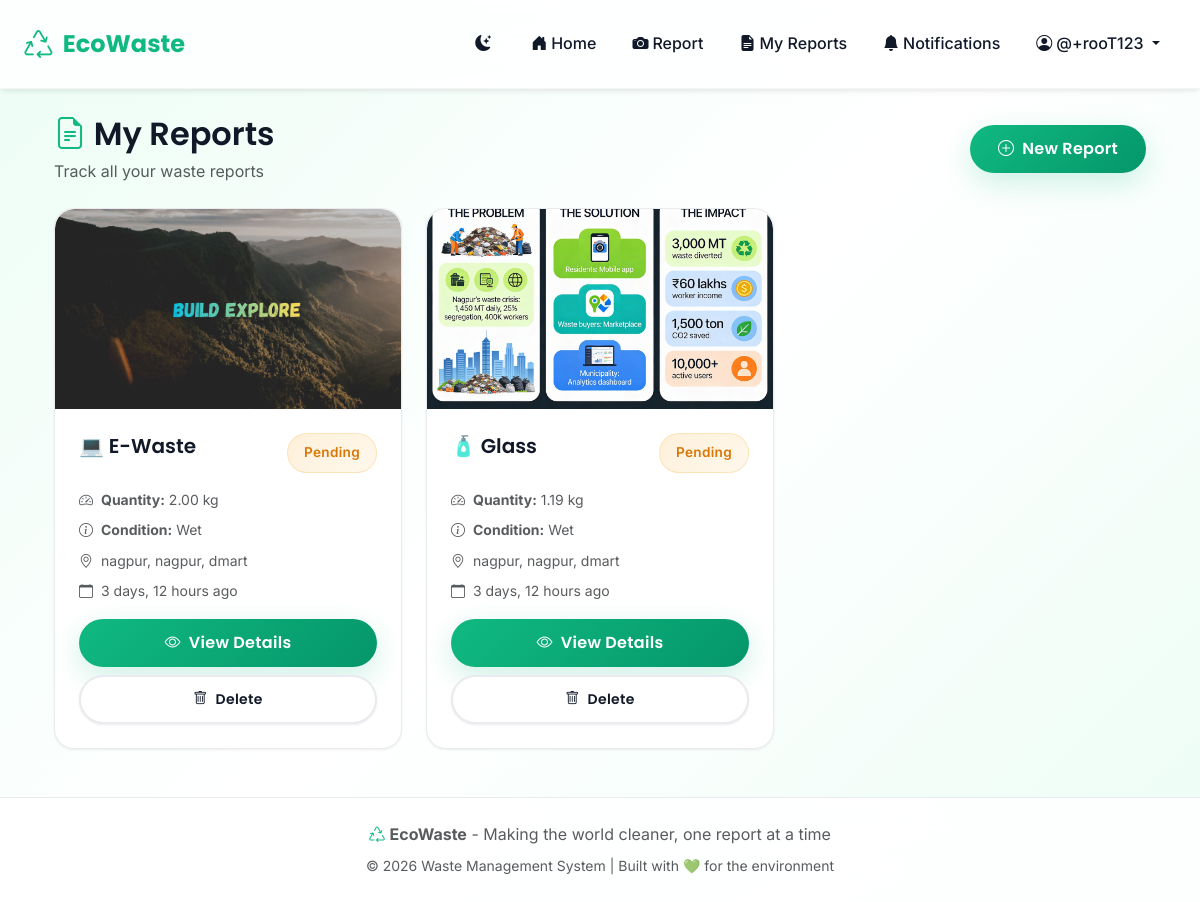
Page /waste-reports/ (signed in) on the committed database.
### mainapp/models.py (models this page shows, shortened)
class WasteReport(models.Model):
    WASTE_TYPE_CHOICES = [
        ('plastic', '♻️ Plastic'),
        ('paper', '📦 Paper'),
        ('organic', '🍌 Organic / Wet Waste'),
        ('metal', '🔩 Metal'),
        ('glass', '🧴 Glass'),
        ('e_waste', '💻 E-Waste'),
        ('medical', '🏥 Medical Waste'),
        ('construction', '🧱 Construction Waste'),
        ('other', '❓ Other'),
    ]
    QUANTITY_TYPE_CHOICES = [
        ('small', 'Small (1–2 kg)'),
        ('medium', 'Medium (3–10 kg)'),
        ('large', 'Large (10+ kg)'),
    ]
    CONDITION_CHOICES = [
        ('dry', 'Dry'),
        ('wet', 'Wet'),
        ('mixed', 'Mixed'),
        ('hazardous', 'Hazardous'),
    ]
    STATUS_CHOICES = [
        ('pending', 'Pending'),
        ('confirmed', 'Confirmed'),
        ('in_progress', 'In Progress'),
        ('completed', 'Completed'),
        ('cancelled', 'Cancelled'),
    ]
    user = models.ForeignKey(User, on_delete=models.CASCADE, related_name='waste_reports')
    name = models.CharField(max_length=200, blank=True)
    mobile_number = models.CharField(max_length=15, blank=True)
    email = models.EmailField(blank=True)
    waste_type = models.CharField(max_length=20, choices=WASTE_TYPE_CHOICES)
    waste_type_other = models.CharField(max_length=100, blank=True, help_text="Specify if 'Other' is selected")
    quantity_type = models.CharField(max_length=10, choices=QUANTITY_TYPE_CHOICES)
    exact_quantity = models.DecimalField(max_digits=8, decimal_places=2, null=True, blank=True, help_text="Exact quantity in kg")
    waste_condition = models.CharField(max_length=20, choices=CONDITION_CHOICES, blank=True)
    image = models.ImageField(upload_to='waste_reports/', help_text="Upload waste photo")
    location_auto = models.BooleanField(default=False)
    latitude = models.DecimalField(max_digits=8, decimal_places=5, null=True, blank=True)
    longitude = models.DecimalField(max_digits=8, decimal_places=5, null=True, blank=True)
    area = models.CharField(max_length=200, blank=True)
    city = models.CharField(max_length=100, blank=True)
    state = models.CharField(max_length=100, blank=True)
    landmark = models.CharField(max_length=200, blank=True)
    full_address = models.TextField(blank=True, help_text="Complete pickup address with house/flat number, street, etc.")
    additional_notes = models.TextField(blank=True)
    status = models.CharField(max_length=20, choices=STATUS_CHOICES, default='pending')
    created_at = models.DateTimeField(auto_now_add=True)
    updated_at = models.DateTimeField(auto_now=True)
    class Meta:
        ordering = ['-created_at']
    @property
    def location_display(self):
        if self.location_auto and self.latitude and self.longitude:
            return f"{self.latitude}, {self.longitude}"
        else:
            parts = [self.area, self.city, self.landmark]
            return ", ".join([p for p in parts if p])
    @property
    def quantity_display(self):
        if self.exact_quantity:
            return f"{self.exact_quantity} kg"
        return self.get_quantity_type_display()

### mainapp/views.py (the view)
# urls.py: path('waste-reports/', views.waste_report_list, name='waste_report_list'),
@login_required
def waste_report_list(request):
    reports = WasteReport.objects.filter(user=request.user)
    return render(request, 'mainapp/waste_report_list.html', {'reports': reports})

### mainapp/templates/mainapp/waste_report_list.html (shortened to what this page needs)
{% extends 'mainapp/base.html' %}
{% block content %}
<div class="container">
    <div class="d-flex justify-content-between align-items-center mb-4 fade-in">
        <div>
            <h2 class="mb-1">
                <i class="bi bi-file-earmark-text text-success"></i> My Reports
            </h2>
            <p class="text-muted mb-0">Track all your waste reports</p>
        </div>
        <a href="{% url 'waste_report_create' %}" class="btn btn-modern btn-modern-primary">
            <i class="bi bi-plus-circle me-2"></i>New Report
        </a>
    </div>
    {% if reports %}
    <div class="row g-4">
        {% for report in reports %}
        <div class="col-md-6 col-lg-4 fade-in delay-{{ forloop.counter|divisibleby:3|yesno:'1,2,3' }}">
            <div class="modern-card hover-lift h-100">
                {% if report.image %}
                <div style="height: 200px; overflow: hidden; border-radius: var(--radius-xl) var(--radius-xl) 0 0;">
                    <img src="{{ report.image.url }}" alt="{{ report.get_waste_type_display }}"
                         style="width: 100%; height: 100%; object-fit: cover;">
                </div>
                {% endif %}
                <div class="p-4">
                    <div class="d-flex justify-content-between align-items-start mb-3">
                        <h5 class="mb-0 fw-semibold">{{ report.get_waste_type_display }}</h5>
                        <span class="status-badge status-badge-{% if report.status == 'collected' %}completed{% elif report.status == 'assigned' or report.status == 'scheduled' %}scheduled{% else %}pending{% endif %}">
                            {{ report.get_status_display }}
                        </span>
                    </div>
                    <div class="mb-3">
                        <div class="d-flex align-items-center text-muted small mb-2">
                            <i class="bi bi-speedometer2 me-2"></i>
                            <span><strong>Quantity:</strong> {{ report.quantity_display }}</span>
                        </div>
                        {% if report.waste_condition %}
                        <div class="d-flex align-items-center text-muted small mb-2">
                            <i class="bi bi-info-circle me-2"></i>
                            <span><strong>Condition:</strong> {{ report.get_waste_condition_display }}</span>
                        </div>
                        {% endif %}
                        <div class="d-flex align-items-center text-muted small mb-2">
                            <i class="bi bi-geo-alt me-2"></i>
                            <span>{{ report.location_display|truncatewords:5 }}</span>
                        </div>
                        <div class="d-flex align-items-center text-muted small">
                            <i class="bi bi-calendar me-2"></i>
                            <span>{{ report.created_at|timesince }} ago</span>
                        </div>
                    </div>
                    <div class="d-grid gap-2">
                        <a href="{% url 'waste_report_detail' report.pk %}" class="btn btn-modern btn-modern-primary">
                            <i class="bi bi-eye me-2"></i>View Details
                        </a>
                        <a href="{% url 'waste_report_delete' report.pk %}" class="btn btn-modern btn-modern-secondary btn-sm">
                            <i class="bi bi-trash me-2"></i>Delete
                        </a>
                    </div>
                </div>
            </div>
        </div>
        {% endfor %}
    </div>
    {% endif %}
</div>
{% endblock %}

### mainapp/templates/mainapp/base.html (shortened to what this page needs)
<!DOCTYPE html>
<html lang="en" data-theme="light">
<head>
    <link href="https://cdn.jsdelivr.net/npm/bootstrap@5.3.0/dist/css/bootstrap.min.css" rel="stylesheet">
    <link rel="stylesheet" href="https://cdn.jsdelivr.net/npm/bootstrap-icons@1.11.0/font/bootstrap-icons.css">
    {% load static %}
    <link rel="stylesheet" href="{% static 'mainapp/css/modern-ui.css' %}">
</head>
<body>
    <nav class="navbar navbar-expand-lg navbar-modern sticky-top">
        <div class="container-fluid px-4">
            <a class="navbar-brand" href="{% url 'home' %}">
                <i class="bi bi-recycle"></i> <span class="fw-bold">EcoWaste</span>
            </a>
            <div class="collapse navbar-collapse" id="navbarNav">
                <ul class="navbar-nav ms-auto align-items-lg-center gap-1">
                    {% if user.is_authenticated %}
                    {% if user.buyer_profile %}
                    <li class="nav-item">
                        <a class="nav-link px-3" href="{% url 'buyer_dashboard' %}">
                            <i class="bi bi-speedometer2 me-1"></i>Dashboard
                        </a>
                    </li>
                    <li class="nav-item">
                        <a class="nav-link px-3" href="{% url 'buyer_profile' %}">
                            <i class="bi bi-person-circle me-1"></i>Profile
                        </a>
                    </li>
                    <li class="nav-item ms-2">
                        <div class="badge bg-success bg-opacity-10 text-success px-3 py-2">
                            <i class="bi bi-shop me-1"></i>{{ user.buyer_profile.shop_name }}
                        </div>
                    </li>
                    <li class="nav-item ms-2">
                        <form method="post" action="{% url 'logout' %}" class="d-inline">
                            {% csrf_token %}
                            <button type="submit" class="btn btn-modern btn-modern-secondary btn-sm">
                                <i class="bi bi-box-arrow-right me-1"></i>Logout
                            </button>
                        </form>
                    </li>
                    {% else %}
                    <li class="nav-item">
                        <button class="nav-link px-3 border-0 bg-transparent" onclick="toggleTheme()" title="Toggle Dark/Light Mode">
                            <i class="bi bi-moon-stars-fill me-1" id="themeIcon"></i>
                        </button>
                    </li>
                    <li class="nav-item">
                        <a class="nav-link px-3" href="{% url 'home' %}">
                            <i class="bi bi-house-door-fill me-1"></i>Home
                        </a>
                    </li>
                    <li class="nav-item">
                        <a class="nav-link px-3" href="{% url 'waste_report_create' %}">
                            <i class="bi bi-camera-fill me-1"></i>Report
                        </a>
                    </li>
                    <li class="nav-item">
                        <a class="nav-link px-3" href="{% url 'waste_report_list' %}">
                            <i class="bi bi-file-earmark-text-fill me-1"></i>My Reports
                        </a>
                    </li>
                    <li class="nav-item">
                        <a class="nav-link px-3 position-relative" href="{% url 'user_notifications' %}">
                            <i class="bi bi-bell-fill me-1"></i>Notifications
                        </a>
                    </li>
                    <li class="nav-item dropdown">
                        <a class="nav-link dropdown-toggle px-3" href="#" role="button" data-bs-toggle="dropdown">
                            <i class="bi bi-person-circle me-1"></i>{{ user.username|truncatechars:12 }}
                        </a>
                    </li>
                    {% endif %}
                    {% endif %}
                </ul>
            </div>
        </div>
    </nav>
    <div class="content">
        <div class="container mt-4 mb-5">
            {% block content %}
            {% endblock %}
        </div>
    </div>
    <footer class="text-center py-4" style="background: var(--glass-bg); backdrop-filter: blur(20px); border-top: 1px solid var(--border-color);">
        <div class="container">
            <p class="text-muted mb-2">
                <i class="bi bi-recycle text-success"></i>
                <strong>EcoWaste</strong> - Making the world cleaner, one report at a time
            </p>
            <p class="text-muted small mb-0">
                &copy; 2026 Waste Management System | Built with 💚 for the environment
            </p>
        </div>
    </footer>
</body>
</html>

### mainapp/templates/mainapp/base.html (style rules this page uses)
body { min-height: 100vh; display: flex; flex-direction: column; }
.content { flex: 1; }

### rows in the picture
WasteReport: image (picture), waste_type "💻 E-Waste", status "Pending", quantity_display "2.00 kg", waste_condition "Wet", location_display "nagpur, nagpur, dmart", created_at "3 days, 12 hours"
WasteReport: image (picture), waste_type "🧴 Glass", status "Pending", quantity_display "1.19 kg", waste_condition "Wet", location_display "nagpur, nagpur, dmart", created_at "3 days, 12 hours"

### other values in the picture
{{ user.username|truncatechars:12 }} "@+rooT123"
